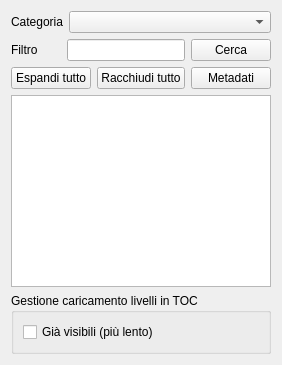
        <widget class="QWidget" name="tabPostgis">
         <attribute name="title">
          <string>Vector</string>
         </attribute>
         <layout class="QVBoxLayout" name="verticalLayout_4">
          <item>
           <layout class="QHBoxLayout" name="horizontalLayout_4">
            <item>
             <widget class="QLabel" name="label_4">
              <property name="sizePolicy">
               <sizepolicy hsizetype="Fixed" vsizetype="Preferred">
                <horstretch>0</horstretch>
                <verstretch>0</verstretch>
               </sizepolicy>
              </property>
              <property name="minimumSize">
               <size>
                <width>50</width>
                <height>0</height>
               </size>
              </property>
              <property name="text">
               <string>Categoria</string>
              </property>
             </widget>
            </item>
            <item>
             <widget class="QComboBox" name="dati_cboCategory"/>
            </item>
           </layout>
          </item>
          <item>
           <layout class="QHBoxLayout" name="horizontalLayout_2">
            <item>
             <widget class="QLabel" name="label_3">
              <property name="sizePolicy">
               <sizepolicy hsizetype="Fixed" vsizetype="Preferred">
                <horstretch>0</horstretch>
                <verstretch>0</verstretch>
               </sizepolicy>
              </property>
              <property name="minimumSize">
               <size>
                <width>50</width>
                <height>0</height>
               </size>
              </property>
              <property name="text">
               <string>Filtro</string>
              </property>
             </widget>
            </item>
            <item>
             <widget class="QLineEdit" name="dati_txFiltro"/>
            </item>
            <item>
             <widget class="QPushButton" name="dati_btCerca">
              <property name="text">
               <string>Cerca</string>
              </property>
              <property name="autoDefault">
               <bool>false</bool>
              </property>
             </widget>
            </item>
           </layout>
          </item>
          <item>
           <layout class="QHBoxLayout" name="horizontalLayout_3">
            <item>
             <widget class="QPushButton" name="dati_btApriAlbero">
              <property name="text">
               <string>Espandi tutto</string>
              </property>
             </widget>
            </item>
            <item>
             <widget class="QPushButton" name="dati_btChiudiAlbero">
              <property name="text">
               <string>Racchiudi tutto</string>
              </property>
             </widget>
            </item>
            <item>
             <widget class="QPushButton" name="dati_btMetadati">
              <property name="text">
               <string>Metadati</string>
              </property>
             </widget>
            </item>
           </layout>
          </item>
          <item>
           <widget class="QTreeWidget" name="dati_treeWidget">
            <property name="headerHidden">
             <bool>true</bool>
            </property>
            <column>
             <property name="text">
              <string notr="true">1</string>
             </property>
            </column>
           </widget>
          </item>
          <item>
           <widget class="QGroupBox" name="groupBox">
            <property name="sizePolicy">
             <sizepolicy hsizetype="Preferred" vsizetype="Fixed">
              <horstretch>0</horstretch>
              <verstretch>0</verstretch>
             </sizepolicy>
            </property>
            <property name="minimumSize">
             <size>
              <width>0</width>
              <height>50</height>
             </size>
            </property>
            <property name="title">
             <string>Gestione caricamento livelli in TOC</string>
            </property>
            <layout class="QVBoxLayout" name="verticalLayout_3">
             <item>
              <layout class="QHBoxLayout" name="horizontalLayout_5">
               <item>
                <widget class="QCheckBox" name="dati_ckLayerAbilitati">
                 <property name="sizePolicy">
                  <sizepolicy hsizetype="Expanding" vsizetype="Fixed">
                   <horstretch>0</horstretch>
                   <verstretch>0</verstretch>
                  </sizepolicy>
                 </property>
                 <property name="minimumSize">
                  <size>
                   <width>110</width>
                   <height>0</height>
                  </size>
                 </property>
                 <property name="text">
                  <string>Già visibili (più lento)</string>
                 </property>
                 <property name="checked">
                  <bool>false</bool>
                 </property>
                </widget>
               </item>
              </layout>
             </item>
            </layout>
            <zorder></zorder>
           </widget>
          </item>
         </layout>
        </widget>
